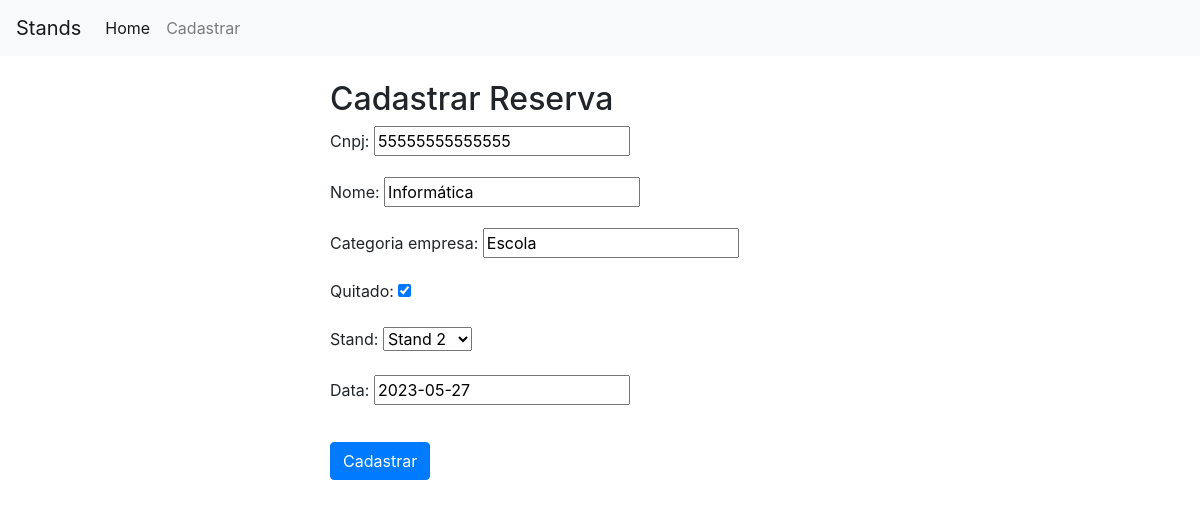
The app's page /atualizar/14/ with its own data.
### reservas/models.py (models this page shows, shortened)
class Reserva(models.Model):
    cnpj = models.CharField(max_length=14)
    nome = models.CharField(max_length=100)
    categoria_empresa = models.CharField(max_length=50)
    quitado = models.BooleanField(default=False)
    stand = models.OneToOneField(Stand, on_delete=models.CASCADE, null=True, blank=True)
    data = models.DateField(null=True, blank=True)

### reservas/views.py (the view)
# urls.py: path('atualizar/<int:id>/', views.atualizar, name='atualizar'),
def atualizar(request, id):
    reserva = get_object_or_404(Reserva, id=id)
    if request.method == "POST":
        form = ReservaForm(request.POST, instance=reserva)
        if form.is_valid():
            form.save()
            return redirect("listar")
    else:
        form = ReservaForm(instance=reserva)
    context = {'form': form,
               'reserva': reserva}
    return render(request, "reservas/cadastro.html", context)

### reservas/forms.py
class ReservaForm(forms.ModelForm):
    class Meta:
        model= Reserva
        fields = "__all__"

### reservas/models.py (called while the page is built)
    def __str__(self):
        return f"Stand {self.id}"

### reservas/templates/reservas/cadastro.html (shortened to what this page needs)
{% extends 'base.html' %}
{% block content %}
    <div class="row mt-4">
        <div class="col-md-6 offset-md-3">
            <h2>Cadastrar Reserva</h2>
            <form method="post">
                {{ form.as_p }}
                <button type="submit" class="btn btn-primary mt-3">Cadastrar</button>
            </form>
        </div>
    </div>
{% endblock %}

### records on screen
Reserva: cnpj "55555555555555", nome "Informática", categoria_empresa "Escola", quitado "☑", stand "Stand 2", data "2023-05-27"
